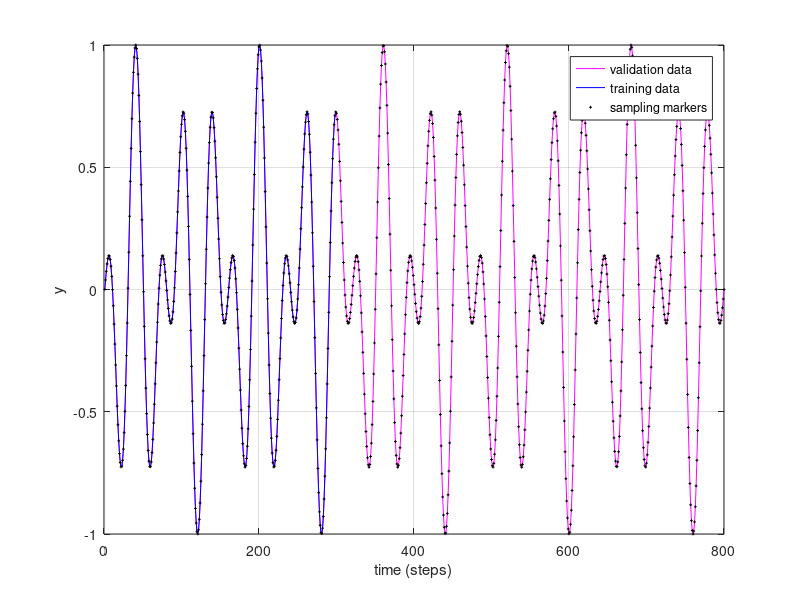

Source code (MATLAB):
clear
clc
close
training_samples=300;
y=(sin(linspace(0,10*pi,800)).*cos((linspace(0,40*pi,800))))';
plot(y,'m-')
grid on , hold on
plot(y(1:training_samples),'b')
plot(y,'+k','markersize',2)
legend('validation data','training data','sampling markers')

xlabel('time (steps)')
ylabel('y')